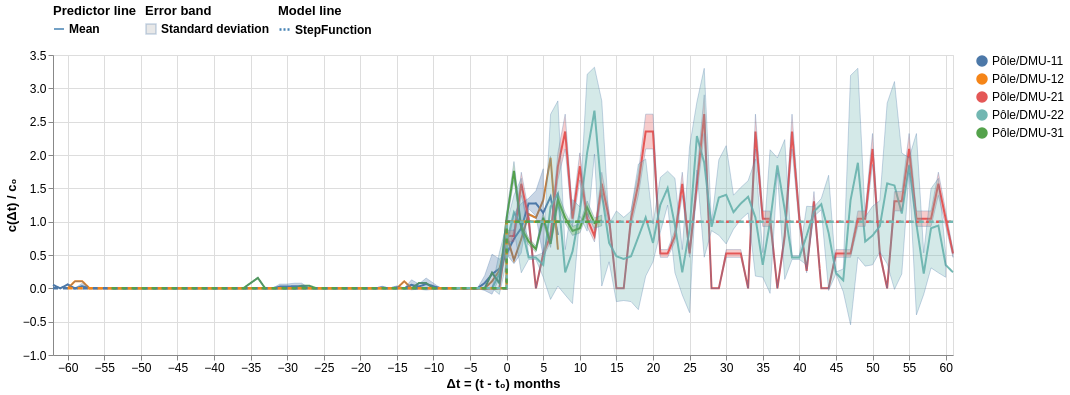

Here is the Vega-Lite specification saved for this chart:
### Vega-Lite specification from a JSON file in a GitHub repository (floating-point values rounded to 4 significant figures; data arrays with more than 128 entries replaced by an {"elided": "..."} marker saying what was removed)
{"config": {"view": {"continuousWidth": 300, "continuousHeight": 300}, "axis": {"labelFontSize": 12, "labelLimit": 500, "titleFontSize": 13}, "legend": {"labelFontSize": 12, "labelLimit": 500, "titleFontSize": 13}}, "layer": [{"mark": {"type": "line"}, "encoding": {"color": {"field": "value", "sort": {"field": "n_visit", "op": "sum", "order": "descending"}, "title": null, "type": "nominal"}, "opacity": {"condition": {"param": "param_69", "value": 1}, "value": 0.2}, "strokeDash": {"field": "legend_predictor", "legend": {"labelFontSize": 12, "labelFontStyle": "bold", "orient": "top", "symbolStrokeColor": "steelblue", "symbolType": "stroke"}, "title": "Predictor line", "type": "nominal"}, "x": {"field": "normalized_date", "scale": {"nice": false}, "title": "Δt = (t - t₀) months", "type": "quantitative"}, "y": {"aggregate": "mean", "axis": {"grid": true}, "field": "normalized_c", "title": "c(Δt) / c₀", "type": "quantitative"}}, "name": "view_60", "transform": [{"filter": "(datum.c_0 >= c_0_min.c_0_min)"}, {"filter": "(datum.t_0 <= t_0.t_0)"}, {"filter": "(datum.error <= error_max.error_max)"}, {"fold": ["care_site_short_name", "stay_type"], "as": ["index", "value"]}, {"joinaggregate": [{"op": "sum", "field": "n_visit", "as": "sum_visit"}], "groupby": ["value", "date"]}, {"joinaggregate": [{"op": "max", "field": "sum_visit", "as": "max_visit"}], "groupby": ["value"]}, {"calculate": "((datum.sum_visit / datum.max_visit) / datum.c_0)", "as": "normalized_c"}, {"filter": {"param": "param_68"}}]}, {"mark": {"type": "errorband", "extent": "stdev"}, "encoding": {"color": {"field": "value", "sort": {"field": "n_visit", "op": "sum", "order": "descending"}, "title": null, "type": "nominal"}, "opacity": {"condition": {"param": "param_70", "value": 0.3}, "value": 0.05}, "stroke": {"field": "legend_error_band", "legend": {"labelFontSize": 12, "labelFontStyle": "bold", "orient": "top", "symbolType": "square"}, "title": "Error band", "type": "nominal"}, "x": {"field": "normalized_date", "scale": {"nice": false}, "title": "Δt = (t - t₀) months", "type": "quantitative"}, "y": {"aggregate": "mean", "axis": {"grid": true}, "field": "normalized_c", "title": "c(Δt) / c₀", "type": "quantitative"}}, "name": "view_61", "transform": [{"filter": "(datum.c_0 >= c_0_min.c_0_min)"}, {"filter": "(datum.t_0 <= t_0.t_0)"}, {"filter": "(datum.error <= error_max.error_max)"}, {"fold": ["care_site_short_name", "stay_type"], "as": ["index", "value"]}, {"joinaggregate": [{"op": "sum", "field": "n_visit", "as": "sum_visit"}], "groupby": ["value", "date"]}, {"joinaggregate": [{"op": "max", "field": "sum_visit", "as": "max_visit"}], "groupby": ["value"]}, {"calculate": "((datum.sum_visit / datum.max_visit) / datum.c_0)", "as": "normalized_c"}, {"filter": {"param": "param_68"}}]}, {"mark": {"type": "line", "color": "black", "interpolate": "step-after", "strokeDash": [5, 5]}, "encoding": {"color": {"field": "value", "sort": {"field": "n_visit", "op": "sum", "order": "descending"}, "title": null, "type": "nominal"}, "opacity": {"condition": {"param": "param_71", "value": 1}, "value": 0.2}, "strokeWidth": {"field": "legend_model", "legend": {"labelFontSize": 12, "labelFontStyle": "bold", "orient": "top", "symbolDash": [2, 2], "symbolStrokeColor": "steelblue", "symbolType": "stroke"}, "title": "Model line"}, "x": {"field": "normalized_date", "scale": {"nice": false}, "title": "Δt = (t - t₀) months", "type": "quantitative"}, "y": {"field": "model", "type": "quantitative"}}, "name": "view_62", "transform": [{"filter": "(datum.c_0 >= c_0_min.c_0_min)"}, {"filter": "(datum.t_0 <= t_0.t_0)"}, {"filter": "(datum.error <= error_max.error_max)"}, {"fold": ["care_site_short_name", "stay_type"], "as": ["index", "value"]}, {"joinaggregate": [{"op": "sum", "field": "n_visit", "as": "sum_visit"}], "groupby": ["value", "date"]}, {"joinaggregate": [{"op": "max", "field": "sum_visit", "as": "max_visit"}], "groupby": ["value"]}, {"calculate": "((datum.sum_visit / datum.max_visit) / datum.c_0)", "as": "normalized_c"}, {"filter": {"param": "param_68"}}]}], "data": {"name": "data-9760db184bb0b3a0ec70943013e1816f"}, "height": 300, "params": [{"name": "param_69", "select": {"type": "point", "fields": ["value"]}, "bind": "legend", "views": ["view_60"]}, {"name": "param_70", "select": {"type": "point", "fields": ["value"]}, "bind": "legend", "views": ["view_61"]}, {"name": "param_71", "select": {"type": "point", "fields": ["value"]}, "bind": "legend", "views": ["view_62"]}, {"name": "param_68", "select": {"type": "point", "fields": ["index"]}, "bind": {"input": "radio", "options": ["care_site_short_name", "stay_type"], "labels": ["Care site short name", "Stay type"], "name": "Group by: "}, "value": "care_site_short_name", "views": ["view_60"]}, {"name": "c_0_min", "select": {"type": "point", "fields": ["c_0_min"]}, "bind": {"input": "range", "max": 0.82, "min": 0, "name": "c₀ min: ", "step": 0.01}, "value": 0, "views": ["view_60"]}, {"name": "t_0", "select": {"type": "point", "fields": ["t_0"]}, "bind": {"input": "t_0", "name": "t₀ max: "}, "value": "2021-07-01", "views": ["view_60"]}, {"name": "error_max", "select": {"type": "point", "fields": ["error_max"]}, "bind": {"input": "range", "max": 0.11, "min": 0, "name": "error max: ", "step": 0.01}, "value": 0.11, "views": ["view_60"]}], "width": 900, "$schema": "https://vega.github.io/schema/vega-lite/v5.8.0.json", "datasets": {"data-9760db184bb0b3a0ec70943013e1816f": {"elided": "680 records"}}}
